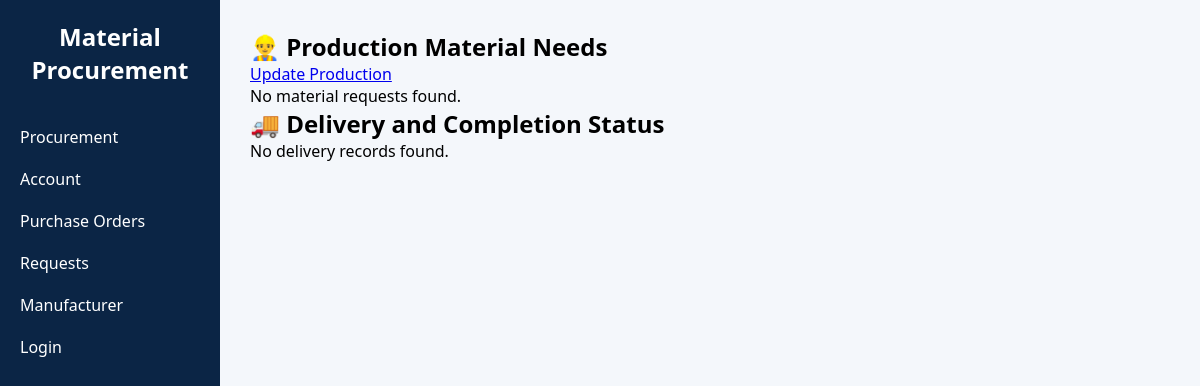
The page /manufacturer-dashboard/ (signed in) on the database as committed earlier.
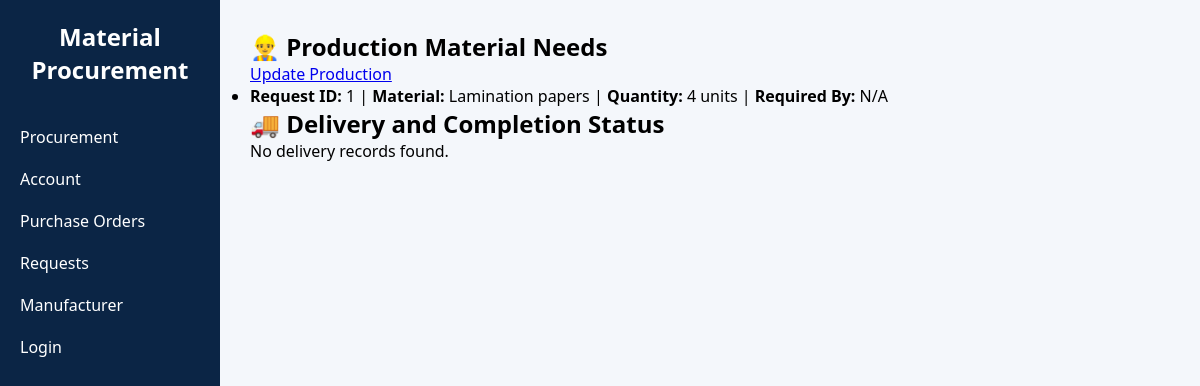
The same page on the database as committed later.
### procurement/models.py (models this page shows, shortened)
class Request(models.Model):
    REQUEST_STATUS = [
        ('pending', 'Pending'),
        ('approved', 'Approved'),
        ('rejected', 'Rejected'),
    ]
    item_name = models.CharField(max_length=100)
    quantity = models.PositiveIntegerField()
    requester = models.ForeignKey(User, on_delete=models.CASCADE)
    status = models.CharField(max_length=10, choices=REQUEST_STATUS, default='pending')
    date_requested = models.DateField(auto_now_add=True)
    class Meta:
        verbose_name = "Material Request"
        verbose_name_plural = "Material Requests"

### procurement/views.py (the view)
# urls.py: path('manufacturer-dashboard/', manufacturer_dashboard, name='manufacturer_dashboard'),
@login_required
def manufacturer_dashboard(request):
    materials_needed = Request.objects.filter(status='approved')
    deliveries = PurchaseOrder.objects.all()
    updates = ProductionUpdate.objects.filter(manufacturer=request.user)
    return render(request, 'manufacturer_dashboard.html', {
        'materials_needed': materials_needed,
        'deliveries': deliveries,
        'updates': updates,
    })

### procurement/templates/manufacturer_dashboard.html (shortened to what this page needs)
{% extends 'base.html' %}
{% load static %}
{% block content %}
<div class="manufacturer-dashboard">
  <h2>👷‍♂️ Production Material Needs</h2>
  <a href="{% url 'update_production' %}" class="btn-update"> Update Production</a>
  {% if materials_needed %}
    <ul class="materials-list">
      {% for item in materials_needed %}
        <li>
          <strong>Request ID:</strong> {{ item.id }} |
          <strong>Material:</strong> {{ item.item_name }} |
          <strong>Quantity:</strong> {{ item.quantity }} units |
          <strong>Required By:</strong> {{ item.required_by|default:"N/A" }}
        </li>
      {% endfor %}
    </ul>
  {% else %}
    <p>No material requests found.</p>
  {% endif %}
  <h2>🚚 Delivery and Completion Status</h2>
  {% if deliveries %}
    <ul class="delivery-list">
      {% for order in deliveries %}
        <li style="margin-bottom: 20px;">
          <strong>Order ID:</strong> {{ order.id }} |
          <strong>Material:</strong> {{ order.item_name }} |
          <strong>Quantity:</strong> {{ order.quantity }} |
          <strong>Price:</strong> KES {{ order.price|default:"N/A" }} |
          <strong>Status:</strong> {{ order.status|title }} |
          <strong>Production Deadline:</strong> {{ order.productionupdate.production_deadline|default:"Not set" }}
          <form method="post" action="{% url 'update_production_status' order.id %}" class="production-form">
            {% csrf_token %}
            <label for="deadline_{{ order.id }}">Deadline:</label>
            <input type="date" name="deadline" id="deadline_{{ order.id }}" required>
            <label for="status_{{ order.id }}">Status:</label>
            <select name="status" id="status_{{ order.id }}">
              <option value="in_progress">In Progress</option>
              <option value="completed">Completed</option>
            </select>
            <button type="submit">Update</button>
          </form>
        </li>
      {% endfor %}
    </ul>
  {% else %}
    <p>No delivery records found.</p>
  {% endif %}
</div>
{% endblock %}

Rows that differ between the two databases and show on the page:
added Request: id "1", item_name "Lamination papers", quantity "4", required_by "N/A"
Other text that changed with them:
text no longer shown: "No material requests found."
